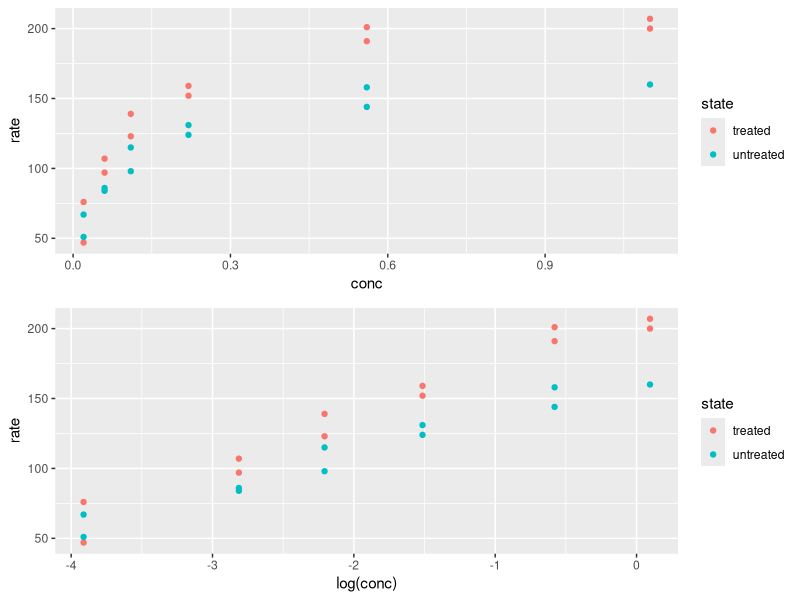

This figure's R source:

#http://people.math.aau.dk/~sorenh/software/rmarkup/index.html
#library("doBy", lib.loc="~/R/win-library/3.3")
#Rmarkup("Puromycin.R")
#library(markdown)
#markdownToHTML("Puromycin-x.Rmd", "Puromycin-x.html")
#can be turned into a pdf-file using, for example, http://wkhtmltopdf.org/.
#library(prettydoc)
#rmarkdown::render("Puromycin-x.Rmd", html_pretty())



## The puromycin study
## ==========================
## By Winnie the Pooh
## ------------------

## Introduction
## ------------

## The _Puromycin_ data
## --------------------

## The _Puromycin_ dataframe has 23 rows and 3 columns of the reaction
## velocity versus substrate concentration in an enzymatic reaction
## involving untreated cells or cells treated with Puromycin.

head(Puromycin,3)

## Initial graphics shows:
library(ggplot2)
p1<-qplot(conc, rate, colour=state, data=Puromycin)
p2<-qplot(log(conc), rate, colour=state, data=Puromycin)
gridExtra::grid.arrange(p1, p2, ncol=1)

## Fit a model to transformed data
m1 <- lm(rate~state + log(conc), data=Puromycin)
summary(m1)






